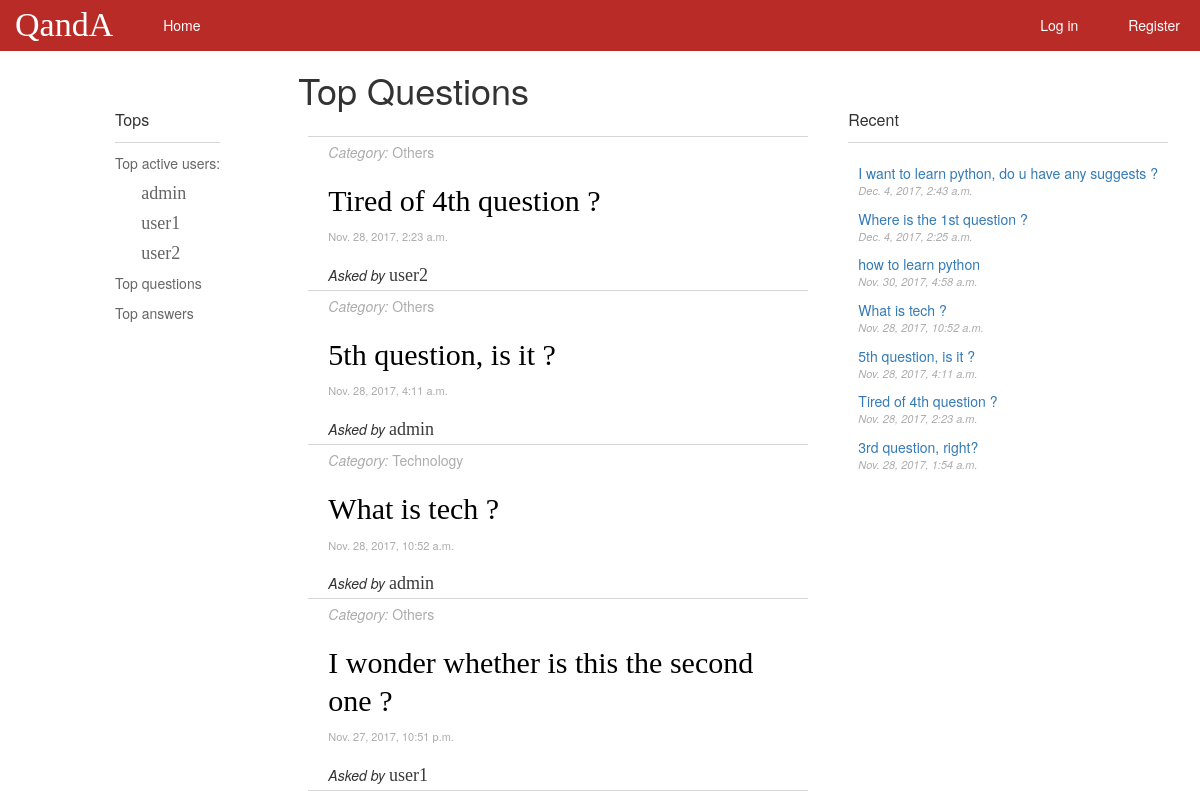
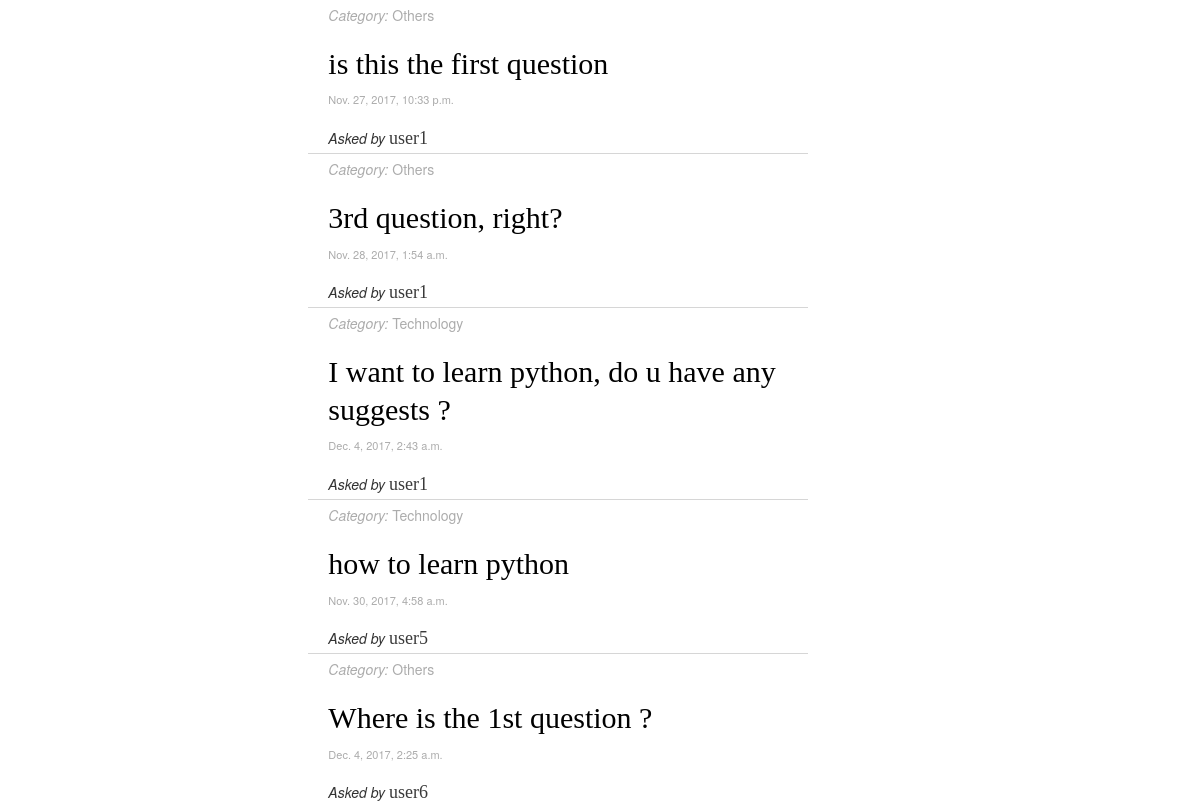
The app's page /, older data (2 pictures, top to bottom).
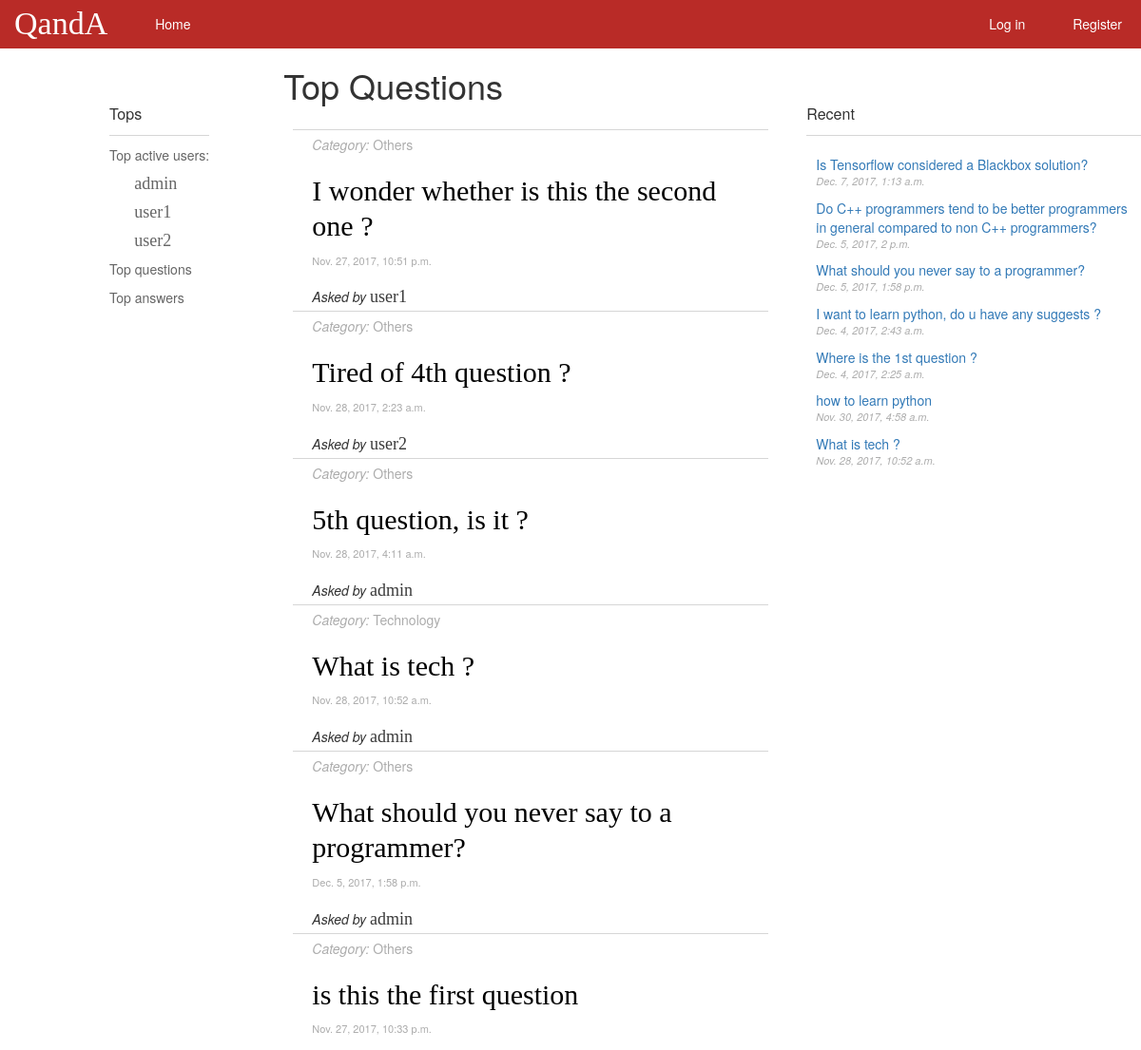
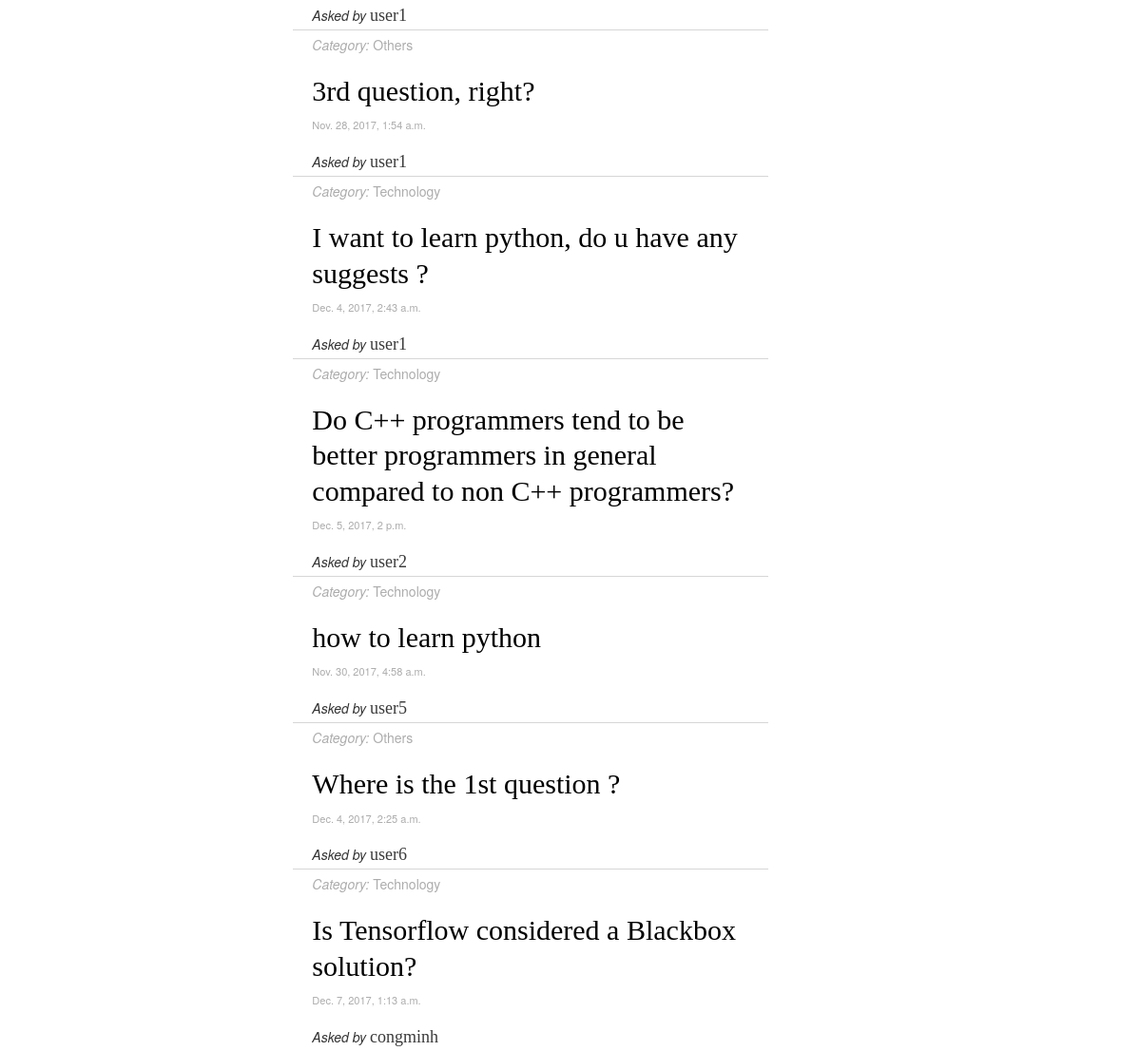
The same page, newer data (2 pictures, top to bottom).
### polls/models.py (models this page shows, shortened)
class Question(models.Model):
	content = models.CharField(max_length=200)
	category = models.CharField(max_length=30, null=True)
	time = models.DateTimeField('date asked')
	user = models.ForeignKey(User, on_delete=models.CASCADE, related_name="creator")
	followers = models.ManyToManyField(User, related_name="followers")

### polls/views.py (the view)
# urls.py: url(r'^$', views.home, name='home'),
def home(request, new_feed='0'):
	tops = Answer.objects.values('user__username', 'user__id').annotate(answer_num=Count('user_id')).order_by('-answer_num')[:3]
	top_users = [(top['user__username'], top['user__id']) for top in tops]
	questions = []
	answers = []
	recents = Question.objects.order_by('-time')[:7]
	if new_feed == '0':
		questions = Question.objects.annotate(follow_num = Count('followers')).order_by('-follow_num')
	else:
		answers = Answer.objects.values('content', 'time', 'user__username', 'question__content', 'question__id', 'user__id', 'question__category').annotate(vote_num = Count('voters')).order_by('-vote_num')
	return render(request, 'polls/home.html', context = {'top_users' : top_users, 'questions' : questions, 'new_feed' : new_feed, 'answers' : answers, 'recents' : recents})

### polls/templates/polls/home.html
{% extends "polls/base.html" %}
{% load static%}
{% block content %}
		<div class="container-fluid" id="mainview">
			<div class="col-xs-2 left-panel " style="margin-top:59px" >
				<div class ="affix">
					<div class="side-pannel-header" style="margin-bottom:10px">Tops</div>
					<hr class="hrstyle" width="100%">
					<ul style="padding:0">
						<li class="side-pannel-text pannel-item">Top active users:</li>
							{% for username, userid in top_users %}
								<div style="padding-left:25%"><li class="pannel-item"><a href="{% url 'polls:profile' userid %}" class="username accent-text" style="color:#666">{{username}}</a></li></div>
							{% endfor %}
						<li class="pannel-item"><a href="{% url 'polls:home' %}" class="side-pannel-text">Top questions</a></li>
						<li class="pannel-item"><a href="{% url 'polls:home' 1 %}" class="side-pannel-text">Top answers</a></li>
					</ul>
				</div>
			</div>
			<div class="col-xs-6">
				{% if new_feed == '0' %}
					<h1 style="margin-bottom:5%">Top Questions</h1>
					{% include 'polls/questions.html' with questions=questions %}
				{% else %}
					<h1 style="margin-bottom:5%">Top Answers</h1>
					{% include 'polls/answers.html' with answers=answers %}
				{% endif %}
			</div>
			{% if new_feed == '0' %}
			<div class="col-xs-4" style="margin-top:59px" >
				<div class ="affix">
					<div class="side-pannel-header" style="margin-bottom:10px">Recent</div>
					<hr class="hrstyle" width="100%">
					<div style="padding: 10 10 10 10">
						{% for recent in recents %}
							<div style=" margin-top: 10px">
								<div><a href="{% url 'polls:details' recent.id %}">{{ recent.content }}</a></div>
								<div class="time"><i>{{ recent.time }}</i></div>
							</div>
						{% endfor %}
					</div>
				</div>
			</div>
			{% endif %}
		</div>
{% endblock content %}

### polls/templates/polls/questions.html
{% load static %}
{% for question in questions %}
	<div class="content-wrapper">
		<div><a href="{% url 'polls:category' question.category %}" class="category"><i>Category:</i> {{question.category}}</a></div>
		<h2><a href="{% url 'polls:details' question.id %}" class="accent-text question-text">{{question.content}}</a></h2>
		<div class="time">{{question.time}}</div>
		<br>
		<div><span class="tagging-text">Asked by </span><a href="{% url 'polls:profile' question.user.id %}" class="accent-text username">{{question.user.username}}</a></div>
	</div>
{% endfor %}

Row changes from the older to the newer data that the page shows:
no longer on one of the page's lists (row unchanged): Question: content "Tired of 4th question ?", time "Nov. 28, 2017, 2:23 a.m."
no longer on one of the page's lists (row unchanged): Question: content "5th question, is it ?", time "Nov. 28, 2017, 4:11 a.m."
no longer on one of the page's lists (row unchanged): Question: content "3rd question, right?", time "Nov. 28, 2017, 1:54 a.m."
shown differently, row unchanged: Question "I wonder whether is this the second one ?": moves up the list
added Question: category "Others", content "What should you never say to a programmer?", time "Dec. 5, 2017, 1:58 p.m.", user.username "admin"
added Question: category "Technology", content "Do C++ programmers tend to be better programmers in general compared to non C++ programmers?", time "Dec. 5, 2017, 2 p.m.", user.username "user2"
added Question: category "Technology", content "Is Tensorflow considered a Blackbox solution?", time "Dec. 7, 2017, 1:13 a.m.", user.username "congminh"
